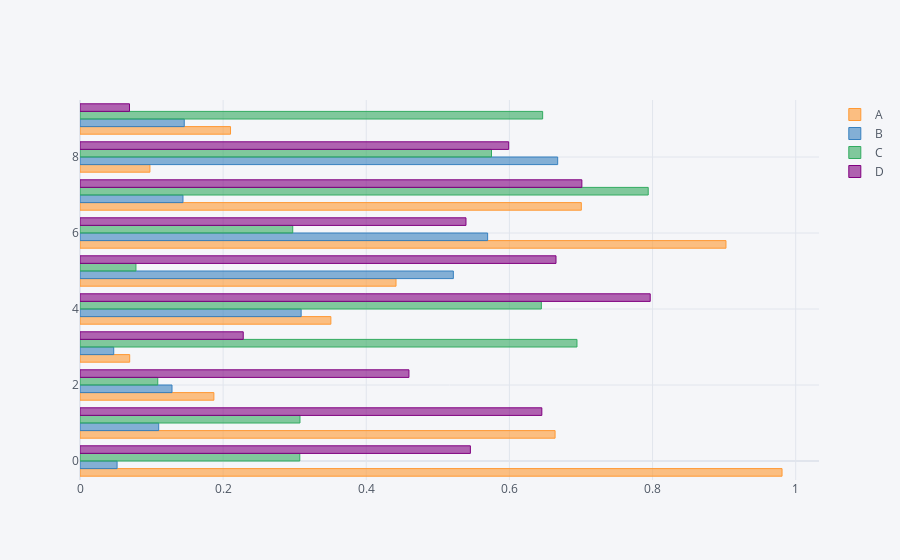

Write notebook code for a chart like this one.
### Markdown cell above
## 1-4-4 bar chart, orientation="h","v"(방향)

### Code cell
df.iplot(kind='bar' , orientation = "h")

### Figure 1 — Plotly figure (JSON) as saved in the notebook; plotly's stock layout.template omitted (floating-point values rounded to 4 significant figures)
{"data": [{"marker": {"color": "rgba(255, 153, 51, 0.6)", "line": {"color": "rgba(255, 153, 51, 1.0)", "width": 1}}, "name": "A", "orientation": "h", "text": "", "type": "bar", "x": [0.981, 0.6638, 0.1871, 0.06945, 0.3505, 0.4416, 0.9026, 0.7005, 0.09772, 0.2103], "y": [0, 1, 2, 3, 4, 5, 6, 7, 8, 9]}, {"marker": {"color": "rgba(55, 128, 191, 0.6)", "line": {"color": "rgba(55, 128, 191, 1.0)", "width": 1}}, "name": "B", "orientation": "h", "text": "", "type": "bar", "x": [0.05183, 0.11, 0.1286, 0.04713, 0.309, 0.5217, 0.5696, 0.1439, 0.6674, 0.1457], "y": [0, 1, 2, 3, 4, 5, 6, 7, 8, 9]}, {"marker": {"color": "rgba(50, 171, 96, 0.6)", "line": {"color": "rgba(50, 171, 96, 1.0)", "width": 1}}, "name": "C", "orientation": "h", "text": "", "type": "bar", "x": [0.3071, 0.3074, 0.1086, 0.6944, 0.6446, 0.07817, 0.2973, 0.794, 0.575, 0.6464], "y": [0, 1, 2, 3, 4, 5, 6, 7, 8, 9]}, {"marker": {"color": "rgba(128, 0, 128, 0.6)", "line": {"color": "rgba(128, 0, 128, 1.0)", "width": 1}}, "name": "D", "orientation": "h", "text": "", "type": "bar", "x": [0.5455, 0.6453, 0.4596, 0.2281, 0.7968, 0.6651, 0.5393, 0.7012, 0.599, 0.06916], "y": [0, 1, 2, 3, 4, 5, 6, 7, 8, 9]}], "layout": {"legend": {"bgcolor": "#F5F6F9", "font": {"color": "#4D5663"}}, "paper_bgcolor": "#F5F6F9", "plot_bgcolor": "#F5F6F9", "title": {"font": {"color": "#4D5663"}}, "xaxis": {"gridcolor": "#E1E5ED", "showgrid": true, "tickfont": {"color": "#4D5663"}, "title": {"font": {"color": "#4D5663"}, "text": ""}, "zerolinecolor": "#E1E5ED"}, "yaxis": {"gridcolor": "#E1E5ED", "showgrid": true, "tickfont": {"color": "#4D5663"}, "title": {"font": {"color": "#4D5663"}, "text": ""}, "zerolinecolor": "#E1E5ED"}}}
